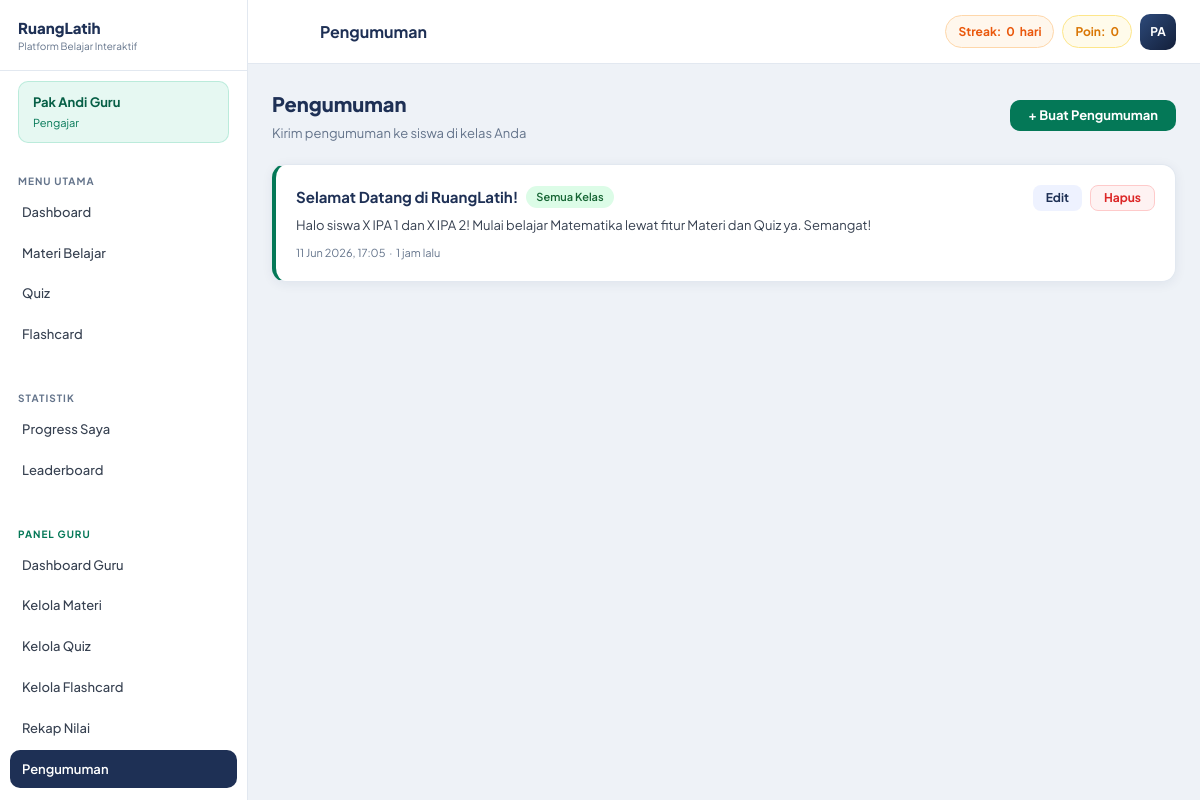
/guru/pengumuman.php (signed in), run on the app's committed database.
### tables this page shows
CREATE TABLE users (
    id          INT AUTO_INCREMENT PRIMARY KEY,
    name        VARCHAR(100) NOT NULL,
    email       VARCHAR(150) UNIQUE NOT NULL,
    password    VARCHAR(255) NOT NULL,
    role        ENUM('user','admin','guru') DEFAULT 'user',
    nisn        VARCHAR(10)  DEFAULT NULL COMMENT '10 digit Nomor Induk Siswa Nasional',
    no_absen    TINYINT UNSIGNED DEFAULT NULL COMMENT 'Nomor absen di kelas',
    kelas       VARCHAR(30)  DEFAULT NULL  COMMENT 'Contoh: X IPA 1, XI RPL 2',
    avatar      VARCHAR(255) DEFAULT NULL,
    total_points INT DEFAULT 0,
    streak      INT DEFAULT 0,
    last_active DATE DEFAULT NULL,
    created_at  TIMESTAMP DEFAULT CURRENT_TIMESTAMP
);

CREATE TABLE announcements (
    id           INT AUTO_INCREMENT PRIMARY KEY,
    guru_id      INT NOT NULL,
    title        VARCHAR(200) NOT NULL,
    content      TEXT NOT NULL,
    target_kelas VARCHAR(30) DEFAULT 'Semua' COMMENT 'Semua atau nama kelas spesifik',
    created_at   TIMESTAMP DEFAULT CURRENT_TIMESTAMP,
    FOREIGN KEY (guru_id) REFERENCES users(id) ON DELETE CASCADE
);

### includes/functions.php (called while the page is built, shortened)
<?php
function isAdmin()     { return isset($_SESSION['role']) && $_SESSION['role'] === 'admin'; }
function isGuru()      { return isset($_SESSION['role']) && $_SESSION['role'] === 'guru'; }
function isGuruOrAdmin() { return isAdmin() || isGuru(); }
function getGuruAssignments(int $guru_id): array {
    $db  = getDB(); $id = (int)$guru_id;
    $res = $db->query("
        SELECT ga.id, ga.category_id, ga.kelas, c.name AS cat_name, c.icon AS cat_icon
        FROM guru_assignments ga
        JOIN categories c ON ga.category_id = c.id
        WHERE ga.guru_id = $id
        ORDER BY c.name, ga.kelas
    ");
    $rows = [];
    if ($res) while ($r = $res->fetch_assoc()) $rows[] = $r;
    return $rows;
}
function getCurrentUser() {
    $db = getDB(); $id = (int)$_SESSION['user_id'];
    $r  = $db->query("SELECT * FROM users WHERE id=$id LIMIT 1");
    return $r ? $r->fetch_assoc() : null;
}
function getInitials($name) {
    $w=explode(' ',trim($name)); $i='';
    foreach(array_slice($w,0,2) as $word) $i.=strtoupper(substr($word,0,1));
    return $i;
}
function timeAgo($dt) {
    $d=time()-strtotime($dt);
    if($d<86400)  return floor($d/3600).' jam lalu';
    return date('d M Y',strtotime($dt));
}

### guru/pengumuman.php (the view, shortened to what this page needs)
<?php
require_once __DIR__ . '/../includes/functions.php';
$user = getCurrentUser(); $db = getDB(); $uid = (int)$_SESSION['user_id'];
$pageTitle = 'Pengumuman';
if (isAdmin()) {
    $kelasRes  = $db->query("SELECT DISTINCT kelas FROM users WHERE role='user' AND kelas IS NOT NULL AND kelas!='' ORDER BY kelas");
    $kelasList = [];
    while ($k = $kelasRes->fetch_assoc()) $kelasList[] = $k['kelas'];
} else {
    $assignments = getGuruAssignments($uid);
    $kelasList   = array_unique(array_column($assignments, 'kelas'));
    sort($kelasList);
}
$annWhere = isAdmin() ? '' : "WHERE a.guru_id = $uid";
$anns = $db->query("
    SELECT a.*, u.name AS guru_name
    FROM announcements a JOIN users u ON a.guru_id = u.id
    $annWhere
    ORDER BY a.created_at DESC
");
include __DIR__ . '/../includes/header.php';
?>
<div style="display:flex;align-items:center;justify-content:space-between;margin-bottom:20px;flex-wrap:wrap;gap:12px">
    <div>
        <div style="font-size:20px;font-weight:800;color:var(--navy)">Pengumuman</div>
        <div style="font-size:13px;color:var(--muted);margin-top:3px">
            Kirim pengumuman ke siswa di kelas Anda
        </div>
    </div>
    <?php if ($kelasList || isAdmin()): ?>
    <button onclick="openModal('addModal')" class="btn" style="background:#047857;color:#fff">+ Buat Pengumuman</button>
    <?php endif; ?>
</div>
<?php if (!$kelasList && !isAdmin()): ?>
<div class="card card-pad" style="text-align:center;padding:48px;color:var(--muted)">
    <div style="font-weight:700;font-size:15px;color:var(--navy);margin-bottom:6px">Belum Ada Penugasan Kelas</div>
    <div style="font-size:13px">Hubungi admin untuk mendapatkan penugasan kelas sebelum bisa mengirim pengumuman.</div>
</div>
<?php else: ?>
<?php if (!$anns || $anns->num_rows === 0): ?>
<div class="card card-pad" style="text-align:center;padding:48px;color:var(--muted)">
    <div style="font-weight:700;font-size:15px;color:var(--navy)">Belum Ada Pengumuman</div>
    <div style="font-size:13px;margin-top:6px">Klik "Buat Pengumuman" untuk mulai.</div>
</div>
<?php else: while ($an = $anns->fetch_assoc()): ?>
<div class="card card-pad" style="margin-bottom:12px;border-left:4px solid #047857">
    <div style="display:flex;align-items:flex-start;justify-content:space-between;gap:12px;flex-wrap:wrap">
        <div style="flex:1;min-width:0">
            <div style="display:flex;align-items:center;gap:8px;flex-wrap:wrap;margin-bottom:6px">
                <span style="font-size:15px;font-weight:700;color:var(--navy)"><?= htmlspecialchars($an['title']) ?></span>
                <span style="font-size:11px;font-weight:600;padding:2px 10px;border-radius:20px;<?= $an['target_kelas']==='Semua' ? 'background:#dcfce7;color:#166534' : 'background:var(--navy-pale);color:var(--navy)' ?>">
                    <?= $an['target_kelas'] === 'Semua' ? 'Semua Kelas' : 'Kelas '.$an['target_kelas'] ?>
                </span>
            </div>
            <div style="font-size:13px;color:#374151;line-height:1.6;margin-bottom:8px"><?= nl2br(htmlspecialchars($an['content'])) ?></div>
            <div style="font-size:11px;color:var(--muted)">
                <?= date('d M Y, H:i', strtotime($an['created_at'])) ?>
                &nbsp;·&nbsp; <?= timeAgo($an['created_at']) ?>
            </div>
        </div>
        <div style="display:flex;gap:8px;flex-shrink:0">
            <button onclick='openEditModal(<?= json_encode([
                "id"=>$an["id"],"title"=>$an["title"],
                "content"=>$an["content"],"target_kelas"=>$an["target_kelas"]
            ]) ?>)' class="btn btn-sm" style="background:var(--navy-pale);color:var(--navy)">Edit</button>
            <form method="POST" onsubmit="return confirm('Hapus pengumuman ini?')" style="display:inline">
                <button type="submit" class="btn btn-red btn-sm">Hapus</button>
            </form>
        </div>
    </div>
</div>
<?php endwhile; endif; ?>
<?php endif; ?>
<?php include __DIR__ . '/../includes/footer.php'; ?>

### includes/header.php (shortened to what this page needs)
<!DOCTYPE html>
<html lang="id">
<head>
<link href="https://cdn.jsdelivr.net/npm/@tabler/icons-webfont@2.40.0/tabler-icons.min.css" rel="stylesheet">
<link rel="stylesheet" href="<?= APP_URL ?>/assets/css/custom.css">
</head>
<body>
<div class="app-wrap">
<?php include __DIR__ . '/sidebar.php'; ?>
<div class="main-area">
<header class="topbar">
    <div class="topbar-left">
        <button class="topbar-menu-btn" onclick="toggleSidebar()">
        </button>
        <div class="topbar-title"><?= isset($pageTitle) ? htmlspecialchars($pageTitle) : APP_NAME ?></div>
    </div>
    <div class="topbar-right">
        <?php if ($user): ?>
        <div class="topbar-badge topbar-streak">
            Streak: <strong><?= (int)$user['streak'] ?></strong> hari
        </div>
        <div class="topbar-badge topbar-pts">
            Poin: <strong><?= number_format((int)$user['total_points']) ?></strong>
        </div>
        <div class="topbar-avatar" title="<?= htmlspecialchars($user['name']) ?>">
            <?= getInitials($user['name']) ?>
        </div>
        <?php endif; ?>
    </div>
</header>
<main class="page-content">

### includes/sidebar.php (shortened to what this page needs)
<?php
$cp   = basename($_SERVER['PHP_SELF'], '.php');
$dir  = basename(dirname($_SERVER['PHP_SELF']));
$user = getCurrentUser();
function sbItem($href, $label, $active = false, $badge = '') {
    $cls = 'sb-item' . ($active ? ' active' : '');
    $bdg = $badge ? "<span class='sb-item-new'>$badge</span>" : '';
    echo "<a href='{$href}' class='{$cls}'><span>{$label}</span>{$bdg}</a>";
}
$root    = APP_URL;
$isDash  = ($cp === 'dashboard' && $dir !== 'admin' && $dir !== 'guru');
?>
<aside id="sidebar" class="sidebar <?= isAdmin() ? 'sidebar-admin' : (isGuru() ? 'sidebar-guru' : '') ?>">
    <div class="sb-logo">
        <div>
            <div class="sb-logo-name">RuangLatih</div>
            <div class="sb-logo-sub">Platform Belajar Interaktif</div>
        </div>
    </div>
    <?php if (!isAdmin() && !isGuru() && $user): ?>
    <div style="padding:10px 18px;margin-bottom:4px">
        <div style="background:var(--navy-pale);border-radius:10px;padding:10px 14px">
            <div style="font-size:13px;font-weight:700;color:var(--navy)"><?= htmlspecialchars($user['name']) ?></div>
            <?php if (!empty($user['kelas'])): ?>
            <div style="font-size:11px;color:var(--muted);margin-top:2px">Kelas: <?= htmlspecialchars($user['kelas']) ?></div>
            <?php endif; ?>
            <?php if (!empty($user['nisn'])): ?>
            <div style="font-size:11px;color:var(--muted);margin-top:1px">NISN: <?= htmlspecialchars($user['nisn']) ?></div>
            <?php endif; ?>
        </div>
    </div>
    <?php elseif (isGuru() && $user): ?>
    <div style="padding:10px 18px;margin-bottom:4px">
        <div style="background:rgba(16,185,129,.1);border-radius:10px;padding:10px 14px;border:1px solid rgba(16,185,129,.2)">
            <div style="font-size:13px;font-weight:700;color:#065f46"><?= htmlspecialchars($user['name']) ?></div>
            <div style="font-size:11px;color:#047857;margin-top:2px">Pengajar</div>
        </div>
    </div>
    <?php endif; ?>
    <div class="sb-section-label">Menu Utama</div>
    <nav class="sb-nav">
        <?php sbItem("$root/dashboard.php",           'Dashboard',       $isDash) ?>
    </nav>
    <div class="sb-section-label">Statistik</div>
    <nav class="sb-nav">
    </nav>
    <?php if (isGuruOrAdmin()): ?>
    <div class="sb-section-label" style="color:#047857">Panel Guru</div>
    <nav class="sb-nav">
    </nav>
    <?php endif; ?>
</aside>

### assets/css/custom.css (style rules this page uses)
:root { --navy: #1e3055; --navy-dk: #131f3a; --navy-lt: #2d4a7a; --navy-pale: #eef2ff; --gold: #f59e0b; --gold-dk: #d97706; --gold-lt: #fde68a; --gold-pale: #fffbeb; --bg: #eef2f7; --white: #ffffff; --text: #0f172a; --muted: #64748b; --border: #e2e8f0; --r: 14px; --r-lg: 20px; --r-xl: 28px; --shadow: 0 2px 12px rgba(30,48,85,.07); --shadow-lg: 0 8px 32px rgba(30,48,85,.14); --sidebar-w: 248px; --topbar-h: 64px; }
*,:before,:after { box-sizing:border-box;margin:0;padding:0 }
body { font-family:'Plus Jakarta Sans',system-ui,sans-serif;background:var(--bg);color:var(--text);font-size:14px;line-height:1.6;-webkit-font-smoothing:antialiased }
a { text-decoration:none;color:inherit }
input,select,textarea,button { font-family:inherit }
.app-wrap { display:flex;min-height:100vh }
.main-area { flex:1;display:flex;flex-direction:column;margin-left:var(--sidebar-w);min-width:0;transition:margin .3s }
.sidebar { position:fixed;top:0;left:0;bottom:0;width:var(--sidebar-w); background:var(--white); border-right:1px solid var(--border); display:flex;flex-direction:column; z-index:100;transition:transform .3s cubic-bezier(.4,0,.2,1); overflow-y:auto;overflow-x:hidden; }
.sb-logo { display:flex;align-items:center;gap:10px; padding:20px 18px 16px; border-bottom:1px solid var(--border); flex-shrink:0; }
.sb-logo-name { font-weight:800;font-size:15px;color:var(--navy);line-height:1.1 }
.sb-logo-sub { font-size:10px;color:var(--muted);margin-top:1px }
.sb-section-label { padding:16px 18px 4px; font-size:10px;font-weight:700;text-transform:uppercase;letter-spacing:.1em; color:var(--muted); }
.sb-nav { padding:0 10px;display:flex;flex-direction:column;gap:2px }
.sb-item { display:flex;align-items:center;gap:10px; padding:9px 12px;border-radius:10px; font-size:13px;font-weight:500;color:#374151; transition:all .15s;cursor:pointer; }
.sb-item.active { background:var(--navy);color:var(--white);font-weight:600 }
.topbar { background:var(--white); border-bottom:1px solid var(--border); height:var(--topbar-h);padding:0 24px; display:flex;align-items:center;justify-content:space-between; position:sticky;top:0;z-index:80; flex-shrink:0; }
.topbar-left { display:flex;align-items:center;gap:12px }
.topbar-menu-btn { background:none;border:none;cursor:pointer; width:36px;height:36px;border-radius:9px; display:flex;align-items:center;justify-content:center; font-size:20px;color:var(--muted); transition:background .15s; }
.topbar-title { font-weight:700;font-size:16px;color:var(--navy) }
.topbar-right { display:flex;align-items:center;gap:8px }
.topbar-badge { display:flex;align-items:center;gap:5px; padding:6px 12px;border-radius:99px;font-size:12px;font-weight:700; }
.topbar-streak { background:#fff7ed;color:#ea580c;border:1px solid #fed7aa }
.topbar-pts { background:var(--gold-pale);color:var(--gold-dk);border:1px solid var(--gold-lt) }
.topbar-avatar { width:36px;height:36px;border-radius:10px; background:linear-gradient(135deg,var(--navy-lt),var(--navy-dk)); color:var(--white);font-weight:700;font-size:12px; display:flex;align-items:center;justify-content:center;cursor:pointer; }
.page-content { flex:1;padding:24px;animation:pgFade .25s ease }
.btn { display:inline-flex;align-items:center;gap:7px;padding:9px 18px;border-radius:10px;font-size:13px;font-weight:700;border:none;cursor:pointer;transition:all .15s;line-height:1 }
.btn-red { background:#fef2f2;color:#dc2626;border:1px solid #fecaca }
.btn-sm { padding:6px 13px;font-size:12px;border-radius:8px }
.card { background:var(--white);border-radius:var(--r);border:1px solid var(--border);box-shadow:var(--shadow);overflow:hidden }
.card-pad { padding:20px }

### data on the page
users: name "Pak Andi Guru", streak "0", total_points "0", name "PA"
announcements: title "Selamat Datang di RuangLatih!", target_kelas "Semua Kelas", content "Halo siswa X IPA 1 dan X IPA 2! Mulai belajar Matematika lewat fitur Materi dan Quiz ya. Semangat!", created_at "11 Jun 2026, 17:05", created_at "1 jam lalu"

### other printed values
$label "Dashboard Materi Belajar Quiz Flashcard Progress Saya Leaderboard Dashboard Guru Kelola Materi Kelola Quiz Kelola Flashcard Rekap Nilai Pengumuman"
$pageTitle "Pengumuman"
